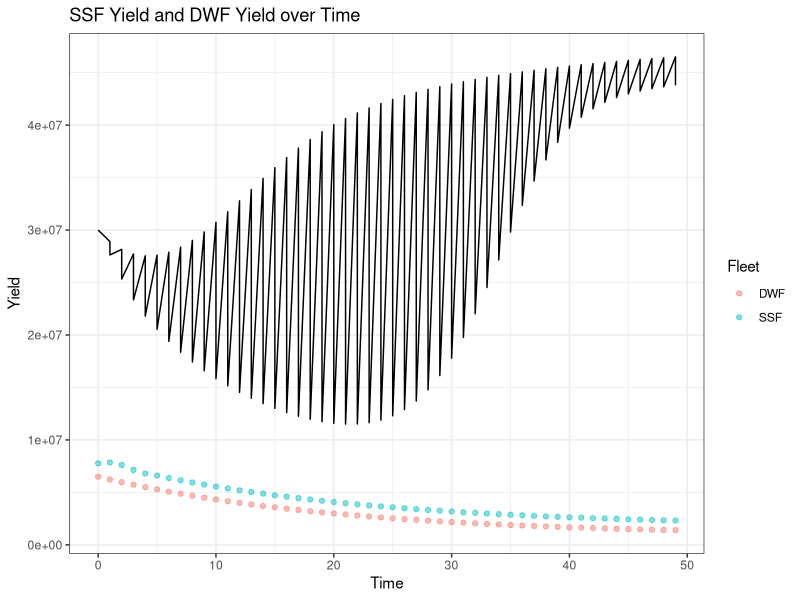
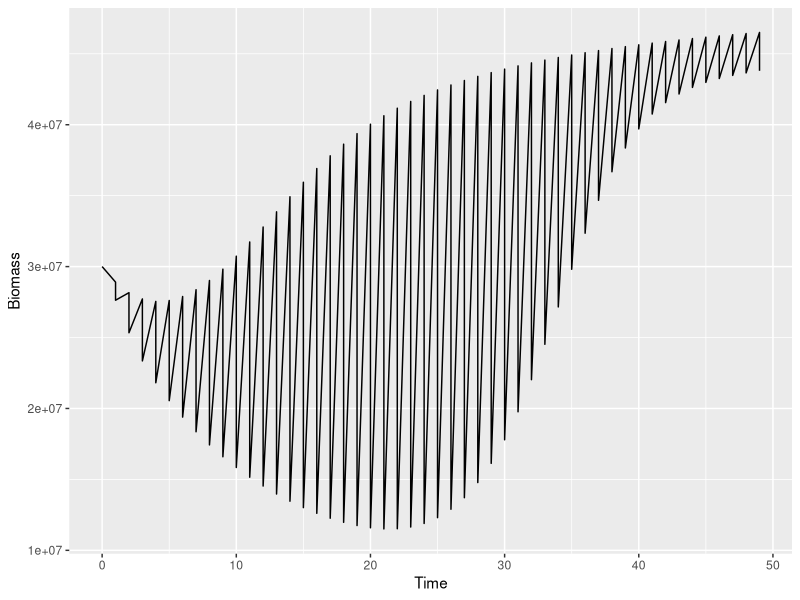
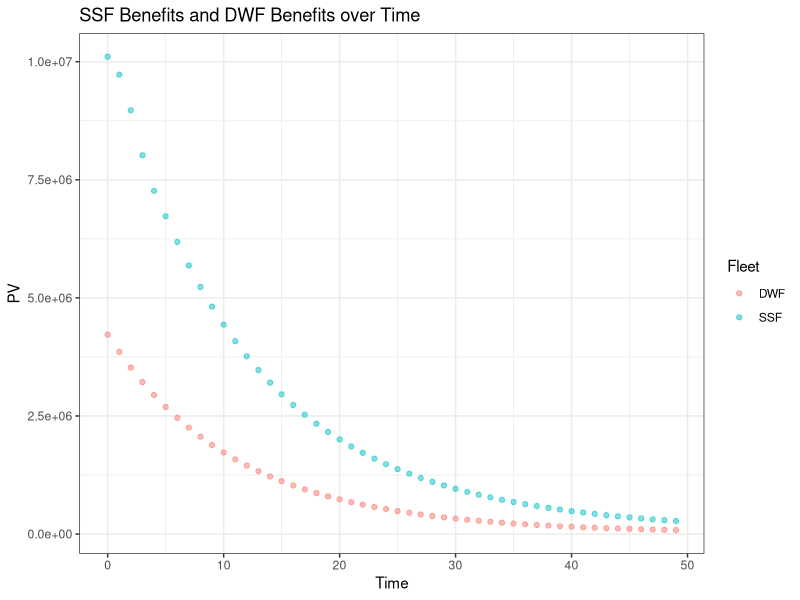

These charts were generated, in order, by the following R code:
## ---- chunk 1
knitr::opts_chunk$set(echo = TRUE)

library(tidyverse)
library(nloptr)
library(knitr)
## ---- chunk 2
local_opts<-list("algorithm"="NLOPT_LN_COBYLA",xtol_rel=1e-15)
options=list("algorithm"="NLOPT_LN_AUGLAG",xtol_rel=1e-15,maxeval=160000,"local_opts"=local_opts)

harvest_dwf <- function(choice, int_state, alpha, p, c_d, q, r, Kd, discount, period, proportion) {
  
  benefits=vector(mode="numeric", length=0)
  # choice=vector(mode="numeric",length=0)
  state=vector(mode="numeric",length=0)
  
  state[1]=int_state*proportion
  benefits[1]=(p*(1-alpha)*choice[1])-(c_d*((choice[1]/(q*state[1]))^2))
  
  rho=1/(1+discount)
  
  for(i in 2:period){
    
    state[i]=state[i-1]+(state[i-1]*r*(1-(state[i-1]/Kd)))-choice[i-1]
    
    benefits[i]=(p*((1-alpha)*choice[i]))-(c_d*((choice[i]/(q*state[i]))^2))
  }
  
  t=seq(from=0,to=period-1)
  
  pv=rho^t*benefits
  npv=sum(pv)
  
  return(-npv)
}

constraint_dwf <- function(choice, int_state, alpha, p, c_d, q, r, Kd, discount, period, proportion) {
  
  state=vector(mode="numeric", length=0)
  const=vector(mode="numeric", length=0)
  
  state[1]=int_state*proportion
  const[1]=choice[1]-state[1]
  
  for(i in 2:period) {
    
    state[i]=state[i-1]+(state[i-1]*r*(1-(state[i-1]/Kd)))-choice[i-1]
    const[i]=choice[i]-state[i]
  }
  
  return(const)
}

harvest_ssf <- function(choice, int_state, p, c_s, q, r, Ks, discount, period, proportion) {
  
  benefits=vector(mode="numeric", length=0)
  state=vector(mode="numeric",length=0)
  
  rho=1/(1+discount)
  
  state[1]=int_state*proportion
  benefits[1]=p*choice[1] - (c_s*((choice[1]/(q*state[1]))^2))
  
  for(i in 2:period) {
    
    state[i]=state[i-1]+(state[i-1]*r*(1-(state[i-1]/Ks)))-choice[i-1]
    benefits[i]=p*choice[i] - (c_s*((choice[i]/(q*state[i]))^2))
  }
  
  t=seq(from=0, to=period-1)
  pv=rho^t*benefits
  npv=sum(pv)
  
  return(-npv)
}


constraint_ssf <- function(choice, int_state, p, c_s, q, r, Ks, discount, period, proportion) {
  
  state=vector(mode="numeric", length=0)
  const=vector(mode="numeric", length=0)
  
  state[1]=int_state*proportion
  const[1]=choice[1]-state[1]
  
  for(i in 2:period){
    
    state[i]=state[i-1]+(state[i-1]*r*(1-(state[i-1]/Ks)))-choice[i-1]
    const[i]=choice[i]-state[i]
  }
  return(const)
}

benefits_fct <- function(choice, Hd_fct, constraintd_fct, Hs_fct, constraints_fct, discount, period, beta){
  
  benefits=vector(mode="numeric",length=0)
  
  rho=1/(1+discount)
  
  
    benefits=((1-beta)*choice*-(nloptr(x0 = rep(500000, period),eval_f = Hd_fct,lb = rep(0, period),opts = options,eval_g_ineq = constraintd_fct,int_state = 60000000,alpha = choice,p = 1.3,c_d = 0.63,q = 0.01,r = 0.45, Kd=100000000*0.5,discount = 0.05,period = 50,proportion=0.5)$objective)) + (beta*-(nloptr(x0=rep(500000, period),eval_f=Hs_fct,lb=rep(0,period),opts=options,eval_g_ineq=constraints_fct,int_state=60000000,p=1.3,c_s=0.91,q=0.01,r=0.45,Ks=100000000*0.5, discount=0.05,period=50,proportion=0.5)$objective))
  
  # t=seq(from=0, to=period-1)
  # pv=rho^t*benefits
  npv=sum(benefits)
  
  return(-npv)
}

benefits_out=nloptr(x0=0.2,
                    eval_f = benefits_fct,
                    opts = options,
                    lb = 0,
                    ub = 1,
                    Hd_fct = harvest_dwf,
                    constraintd_fct = constraint_dwf,
                    Hs_fct = harvest_ssf,
                    constraints_fct = constraint_ssf,
                    discount = 0.05,
                    period = 50,
                    beta = 0.7
                    )
benefits_out$solution
-benefits_out$objective
# 0.7*(-H_s_out$objective) + (1-0.7)*(benefits_out$solution*(-H_d_out$objective))
# I=60000000
# K=100000000
# Is=I*0.6
# Id=I*0.4
# Ks=K*0.6
# Kd=K*0.4
# r=0.45
# overall=I+(0.45*I*(1-(I/K)))
# S1=Is+(0.45*Is*(1-(Is/Ks)))
# D1=Id+(0.45*Id*(1-(Id/Kd)))
# S1+D1 == overall
# S1
# D1
## ---- chunk 3
int_state = 60000000
p = 1.3
c_d = 0.63
q = 0.01
r = 0.45
Kd=100000000*0.5
discount = 0.05
period = 50
proportiond=0.5

H_d_out = nloptr(
  x0 = rep(500000, period),
  eval_f = harvest_dwf,
  lb = rep(0, period),
  opts = options,
  eval_g_ineq = constraint_dwf,
  int_state = 60000000,
  alpha = benefits_out$solution,
  p = 1.3,
  c_d = 0.63,
  q = 0.01,
  r = 0.45,
  Kd = 100000000*0.5,
  discount = 0.05,
  period = 50,
  proportion=0.5
)
H_d_out$solution
-H_d_out$objective

dwf_table <- function(choice, int_state, alpha, p, c_d, q, r, Kd, discount, period, proportion) {
  
  benefits=vector(mode="numeric", length=0)
  # choice=vector(mode="numeric",length=0)
  state=vector(mode="numeric",length=0)
  
  state[1]=int_state*proportion
  benefits[1]=(p*(1-alpha)*choice[1])-(c_d*((choice[1]/(q*state[1]))^2))
  
  rho=1/(1+discount)
  
  for(i in 2:period){
    
    state[i]=state[i-1]+(state[i-1]*r*(1-(state[i-1]/Kd)))-choice[i-1]
    
    benefits[i]=(p*((1-alpha)*choice[i]))-(c_d*((choice[i]/(q*state[i]))^2))
  }
  
  t=seq(from=0,to=period-1)
  
  pv=rho^t*benefits
  
  
  return(tibble("Time"=t, "Biomass"=state, "Yield"=choice, "PV"=pv))
}

dwf_df = dwf_table(choice=H_d_out$solution, int_state=int_state, alpha=benefits_out$solution, p=p, c_d=c_d, q=q, r=r, Kd=Kd, discount=discount,period=period,proportion=proportiond) %>% 
  mutate(Fleet = "DWF")
## ---- chunk 4
ssf_table <- function(choice, int_state, p, c_s, q, r, Ks, discount, period, proportion) {
  
  benefits=vector(mode="numeric", length=0)
  state=vector(mode="numeric",length=0)
  
  rho=1/(1+discount)
  
  state[1]=int_state*proportion
  benefits[1]=p*choice[1] - (c_s*((choice[1]/(q*state[1]))^2))
  
  for(i in 2:period) {
    
    state[i]=state[i-1]+(state[i-1]*r*(1-(state[i-1]/Ks)))-choice[i-1]
    benefits[i]=p*choice[i] - (c_s*((choice[i]/(q*state[i]))^2))
  }
  
  t=seq(from=0, to=period-1)
  pv=rho^t*benefits
  
  
  return(tibble("Time"=t, "Biomass"=state, "Yield"=choice, "PV"=pv))
}

H_s_out = nloptr(
  x0 = rep(1000000, period),
  eval_f = harvest_ssf,
  lb = rep(0, period),
  opts = options,
  eval_g_ineq = constraint_ssf,
  int_state = 60000000,
  p = 1.3,
  c_s = 0.91,
  q = 0.03,
  r = 0.45,
  Ks = 100000000 * 0.5,
  discount = 0.05,
  period = 50,
  proportion = 0.5
)

H_s_out$solution
-H_s_out$objective

int_state = 60000000
p = 1.3
c_s = 0.91
q = 0.03
r = 0.45
Ks = 100000000 * 0.5
discount = 0.05
period = 50
proportions = 0.5

ssf_df = ssf_table(choice=H_s_out$solution, int_state=int_state, p=p, c_s=c_s, q=q, r=r, Ks=Ks, discount=discount, period=period, proportion=proportions) %>% 
  mutate(Fleet = "SSF")

total_table= dwf_df %>% 
  rbind(ssf_df)
## ---- chunk 5
yield_plot=ggplot(total_table) +
  geom_point(aes(x=Time, y=Yield, color = Fleet), alpha=0.5) +
  geom_line(aes(x=Time, y=Biomass)) +
  labs(title="SSF Yield and DWF Yield over Time") + 
  theme_bw()
yield_plot

H_s_out$solution
H_d_out$solution

biomass_plot=ggplot(total_table) +
  geom_line(aes(x=Time, y=Biomass))
biomass_plot

benefits_plot=ggplot(total_table) +
  geom_point(aes(x=Time, y=PV, color = Fleet), alpha=0.5) +
  labs(title="SSF Benefits and DWF Benefits over Time") + 
  theme_bw()
benefits_plot
